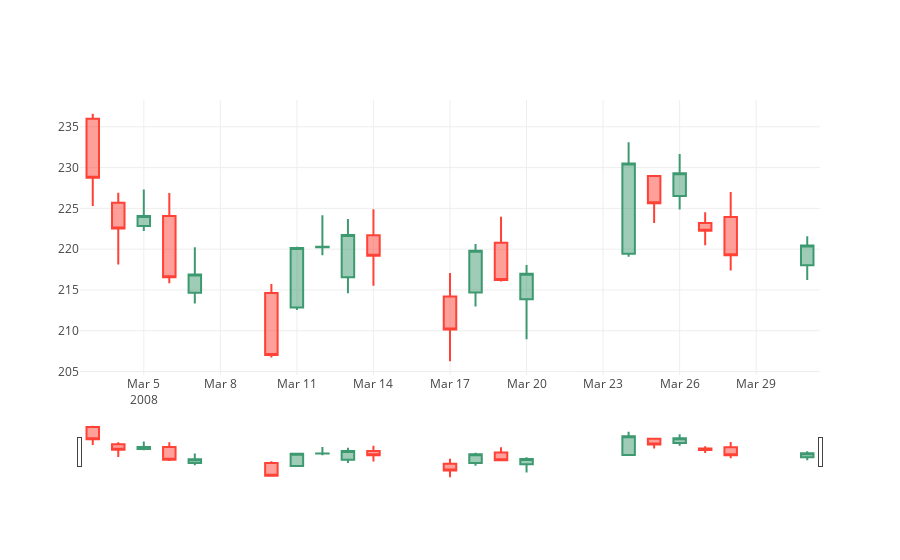

The notebook cell this image was saved under:
### Markdown cell above
## <a>Candlestick charts</a>
This type of chart is used as a trading tool to visualise and analyse the price movements over time for securities, derivatives, currencies, stocks, bonds, commodities, etc. Although the symbols used in Candlestick Charts resemble a Box Plot, they function differently and therefore, are not to be confused with one another.

Candlestick Charts display multiple bits of price information such as the open price, close price, highest price and lowest price through the use of candlestick-like symbols. Each symbol represents the compressed trading activity for a single time period (a minute, hour, day, month, etc). Each Candlestick symbol is plotted along a time scale on the x-axis, to show the trading activity over time.

The main rectangle in the symbol is known as the real body, which is used to display the range between the open and close price of that time period. While the lines extending from the bottom and top of the real body is known as the lower and upper shadows (or wick). Each shadow represents the highest or lowest price traded during the time period represented. When the market is Bullish (the closing price is higher than it opened), then the body is coloured typically white or green. But when the market is Bearish (the closing price is lower than it opened), then the body is usually coloured either black or red.

<img src="https://datavizcatalogue.com/methods/images/anatomy/SVG/candlestick_chart.svg">

Candlestick Charts are great for detecting and predicting market trends over time and are useful for interpreting the day-to-day sentiment of the market, through each candlestick symbol's colouring and shape. For example, the longer the body is, the more intense the selling or buying pressure is. While, a very short body, would indicate that there is very little price movement in that time period and represents consolidation.

Candlestick Charts help reveal the market psychology (the fear and greed experienced by sellers and buyers) through the various indicators, such as shape and colour, but also by the many identifiable patterns that can be found in Candlestick Charts. In total, there are 42 recognised patterns that are divided into simple and complex patterns. These patterns found in Candlestick Charts are useful for displaying price relationships and can be used for predicting the possible future movement of the market. You can find a list and description of each pattern here.

Please bear in mind, that Candlestick Charts don't express the events taking place between the open and close price - only the relationship between the two prices. So you can't tell how volatile trading was within that single time period.

Source: [Datavizcatalogue](https://datavizcatalogue.com/methods/candlestick_chart.html)

### Code cell
# Candlestick chart of march 2008
trace = go.Candlestick(x=google['03-2008'].index,
                open=google['03-2008'].Open,
                high=google['03-2008'].High,
                low=google['03-2008'].Low,
                close=google['03-2008'].Close)
data = [trace]
iplot(data, filename='simple_candlestick')

### Figure 1 — Plotly figure (JSON) as saved in the notebook; plotly's stock layout.template omitted (floating-point values rounded to 4 significant figures)
{"data": [{"close": [228.7, 222.5, 224.1, 216.6, 216.9, 207.0, 220.1, 220.3, 221.7, 219.2, 210.1, 219.8, 216.2, 217.0, 230.5, 225.6, 229.3, 222.3, 219.3, 220.5], "high": [236.6, 226.9, 227.3, 226.9, 220.2, 215.7, 220.3, 224.2, 223.7, 224.9, 217.1, 220.6, 224.0, 218.1, 233.1, 229.0, 231.7, 224.5, 227.0, 221.6], "low": [225.3, 218.1, 222.2, 215.8, 213.3, 206.7, 212.5, 219.2, 214.6, 215.5, 206.3, 213.0, 216.1, 209.0, 219.1, 223.2, 224.9, 220.5, 217.4, 216.2], "open": [236.0, 225.7, 222.8, 224.1, 214.7, 214.6, 212.8, 220.2, 216.6, 221.7, 214.2, 214.7, 220.8, 213.9, 219.4, 229.0, 226.5, 223.2, 223.9, 218.0], "x": ["2008-03-03", "2008-03-04", "2008-03-05", "2008-03-06", "2008-03-07", "2008-03-10", "2008-03-11", "2008-03-12", "2008-03-13", "2008-03-14", "2008-03-17", "2008-03-18", "2008-03-19", "2008-03-20", "2008-03-24", "2008-03-25", "2008-03-26", "2008-03-27", "2008-03-28", "2008-03-31"], "type": "candlestick", "uid": "1276aba8-0f44-11ec-9bc1-0242ac130202"}], "layout": {"xaxis": {"type": "date", "rangeslider": {"yaxis": {"_template": null, "rangemode": "match"}, "autorange": true, "range": ["2008-03-02 12:00", "2008-03-31 12:00"]}, "range": ["2008-03-02 12:00", "2008-03-31 12:00"], "autorange": true}, "yaxis": {"range": [204.6, 238.3], "autorange": true}, "autosize": true}}
